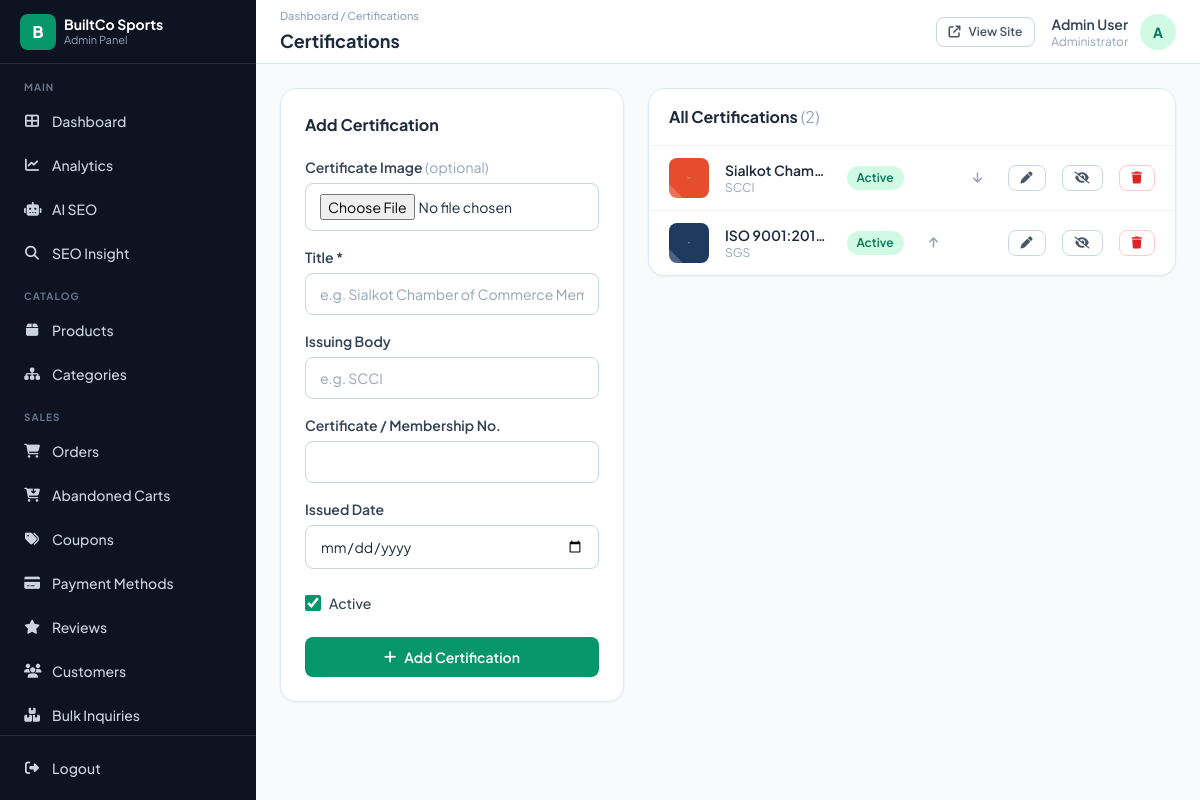
The page /admin/pages/certifications.php (signed in) on the database its author committed.
### tables this page shows
CREATE TABLE `certifications` (
  `id` int(11) NOT NULL,
  `title` varchar(200) NOT NULL,
  `issuer` varchar(200) DEFAULT NULL,
  `certificate_number` varchar(100) DEFAULT NULL,
  `issued_date` date DEFAULT NULL,
  `image` varchar(500) DEFAULT NULL,
  `status` enum('active','inactive') NOT NULL DEFAULT 'active',
  `sort_order` int(11) NOT NULL DEFAULT 0,
  `created_at` timestamp NOT NULL DEFAULT current_timestamp()
);

### includes/config.php (called while the page is built, shortened)
<?php
class DB {
    private static $instance = null;
    private function __construct() {
        $this->conn = new mysqli(DB_HOST, DB_USER, DB_PASS, DB_NAME);
    }
    public static function getInstance() {
        if (self::$instance === null) self::$instance = new DB();
        return self::$instance->conn;
    }
}
function db() { return DB::getInstance(); }
function fetch_all($sql, $types = '', ...$params) {
    $result = db()->query($sql);
    return $result ? $result->fetch_all(MYSQLI_ASSOC) : [];
}
function h($v) {
    return htmlspecialchars((string)($v ?? ''), ENT_QUOTES, 'UTF-8');
}
function csrf_token() {
    return $_SESSION['csrf_token'];
}
    ob_start(); ?>

### admin/pages/certifications.php (the view, shortened to what this page needs)
<?php
require_once __DIR__ . '/../../includes/config.php';
$edit = isset($_GET['edit']) ? fetch_one("SELECT * FROM certifications WHERE id=?", 'i', (int)$_GET['edit']) : null;
$certifications = fetch_all("SELECT * FROM certifications ORDER BY sort_order ASC, id ASC");
include __DIR__ . '/../includes/admin-header.php';
?>
<div class="grid grid-cols-1 lg:grid-cols-5 gap-6">
  <div class="lg:col-span-2">
    <div class="card p-6 sticky top-20">
      <div class="flex items-center justify-between mb-5">
        <h2 class="font-bold text-slate-800"><?= $edit ? 'Edit Certification' : 'Add Certification' ?></h2>
      </div>
      <form method="POST" enctype="multipart/form-data">
        <div class="mb-4">
          <label class="f-label">Certificate Image <span class="text-slate-400 font-normal">(optional)</span></label>
          <input type="file" name="image" accept="image/*" class="f-input">
        </div>
        <div class="mb-4">
          <label class="f-label">Title *</label>
          <input type="text" name="title" required class="f-input" value="<?= h($edit['title'] ?? '') ?>" placeholder="e.g. Sialkot Chamber of Commerce Membership">
        </div>
        <div class="mb-4">
          <label class="f-label">Issuing Body</label>
          <input type="text" name="issuer" class="f-input" value="<?= h($edit['issuer'] ?? '') ?>" placeholder="e.g. SCCI">
        </div>
        <div class="mb-4">
          <label class="f-label">Certificate / Membership No.</label>
          <input type="text" name="certificate_number" class="f-input" value="<?= h($edit['certificate_number'] ?? '') ?>">
        </div>
        <div class="mb-6">
          <label class="f-label">Issued Date</label>
          <input type="date" name="issued_date" class="f-input" value="<?= h($edit['issued_date'] ?? '') ?>">
        </div>
        <div class="flex items-center gap-2 mb-6">
          <input type="checkbox" name="status" id="cStatus" value="1" class="w-4 h-4 rounded accent-brand" <?= (!$edit || $edit['status'] === 'active') ? 'checked' : '' ?>>
          <label for="cStatus" class="text-sm font-medium text-slate-700">Active</label>
        </div>
        <button type="submit" class="btn-primary w-full"><i class="fa-solid <?= $edit ? 'fa-floppy-disk' : 'fa-plus' ?>"></i> <?= $edit ? 'Update' : 'Add Certification' ?></button>
      </form>
    </div>
  </div>
  <div class="lg:col-span-3">
    <div class="card overflow-hidden">
      <div class="px-5 py-4 border-b border-slate-100"><h2 class="font-bold text-slate-800">All Certifications <span class="text-slate-400 font-normal">(<?= count($certifications) ?>)</span></h2></div>
      <div class="divide-y divide-slate-100">
        <?php foreach ($certifications as $i => $c): ?>
        <div class="flex items-center gap-4 px-5 py-3">
          <?php if ($c['image']): ?><img src="<?= UPLOAD_URL . h($c['image']) ?>" class="w-10 h-10 rounded-lg object-cover"><?php else: ?><div class="w-10 h-10 rounded-lg bg-slate-100 text-slate-300 flex items-center justify-center"><i class="fa-solid fa-certificate"></i></div><?php endif; ?>
          <div class="flex-1 min-w-0">
            <div class="font-semibold text-sm text-slate-800 truncate"><?= h($c['title']) ?></div>
            <div class="text-xs text-slate-400 truncate"><?= h($c['issuer']) ?></div>
          </div>
          <span class="<?= $c['status'] === 'active' ? 'badge-active' : 'badge-inactive' ?>"><?= ucfirst($c['status']) ?></span>
          <a href="?action=move&id=<?= (int)$c['id'] ?>&dir=up&csrf_token=<?= csrf_token() ?>" class="w-7 h-7 flex items-center justify-center text-slate-400 hover:text-slate-700 <?= $i === 0 ? 'invisible' : '' ?>"><i class="fa-solid fa-arrow-up text-xs"></i></a>
          <a href="?action=move&id=<?= (int)$c['id'] ?>&dir=down&csrf_token=<?= csrf_token() ?>" class="w-7 h-7 flex items-center justify-center text-slate-400 hover:text-slate-700 <?= $i === count($certifications) - 1 ? 'invisible' : '' ?>"><i class="fa-solid fa-arrow-down text-xs"></i></a>
          <a href="?edit=<?= (int)$c['id'] ?>" class="btn-outline btn-sm"><i class="fa-solid fa-pen"></i></a>
          <a href="?action=toggle&id=<?= (int)$c['id'] ?>&csrf_token=<?= csrf_token() ?>" class="btn-outline btn-sm"><i class="fa-solid <?= $c['status'] === 'active' ? 'fa-eye-slash' : 'fa-eye' ?>"></i></a>
          <a href="?action=delete&id=<?= (int)$c['id'] ?>&csrf_token=<?= csrf_token() ?>" data-confirm="Delete this certification?" class="btn-danger-outline btn-sm"><i class="fa-solid fa-trash"></i></a>
        </div>
        <?php endforeach; ?>
      </div>
    </div>
  </div>
</div>
<?php include __DIR__ . '/../includes/admin-footer.php'; ?>

### rows shown on the page
certifications: image (picture), title "Sialkot Cham…", issuer "SCCI", status "Active"
certifications: image (picture), title "ISO 9001:201…", issuer "SGS", status "Active"

### other values the page prints
$group_label "MAIN"
$nav_item['label'] "Dashboard"
$nav_item['label'] "Analytics"
$nav_item['label'] "AI SEO"
$nav_item['label'] "SEO Insight"
$group_label "CATALOG"
$nav_item['label'] "Products"
$nav_item['label'] "Categories"
$group_label "SALES"
$nav_item['label'] "Orders"
$nav_item['label'] "Abandoned Carts"
$nav_item['label'] "Coupons"
$nav_item['label'] "Payment Methods"
$nav_item['label'] "Reviews"
$nav_item['label'] "Customers"
